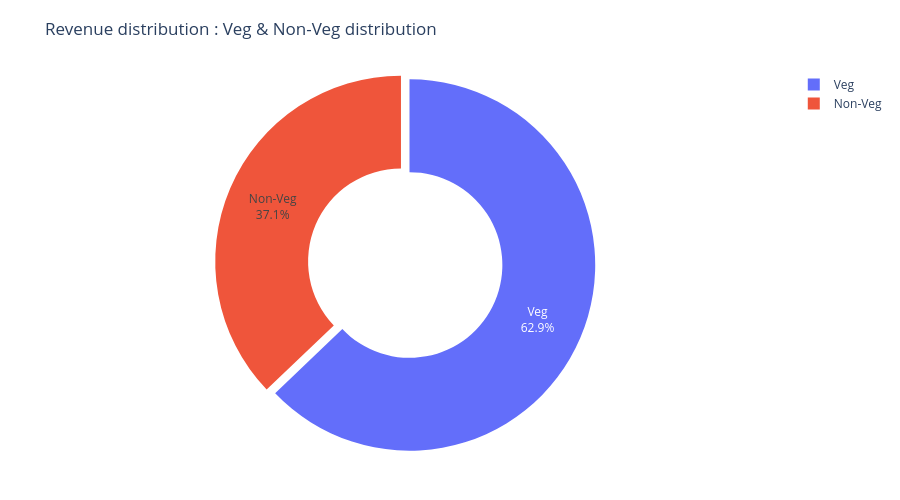

Write notebook code for a chart like this one.
### Code cell
fig = px.pie(
    food_revenue,
    values='Price (INR)',
    names = 'dish_distribution',
    hole = 0.5,
    title = "Revenue distribution : Veg & Non-Veg distribution",
)
fig.update_traces(
    textinfo="percent+label",
    pull=[0.05, 0]
)
fig.update_layout(
    height=500,
    margin=dict(t=70,b=40,l=40,r=60)
)
fig.show()

### Figure 1 — Plotly figure (JSON) as saved in the notebook; plotly's stock layout.template omitted (floating-point values rounded to 4 significant figures)
{"data": [{"domain": {"x": [0, 1], "y": [0, 1]}, "hole": 0.5, "hovertemplate": "dish_distribution=%{label}<br>Price (INR)=%{value}<extra></extra>", "labels": ["Non-Veg", "Veg"], "legendgroup": "", "name": "", "pull": [0.05, 0], "showlegend": true, "textinfo": "percent+label", "type": "pie", "values": [19680000.0, 33330000.0]}], "layout": {"height": 500, "legend": {"tracegroupgap": 0}, "margin": {"b": 40, "l": 40, "r": 60, "t": 70}, "title": {"text": "Revenue distribution : Veg & Non-Veg distribution"}}}
